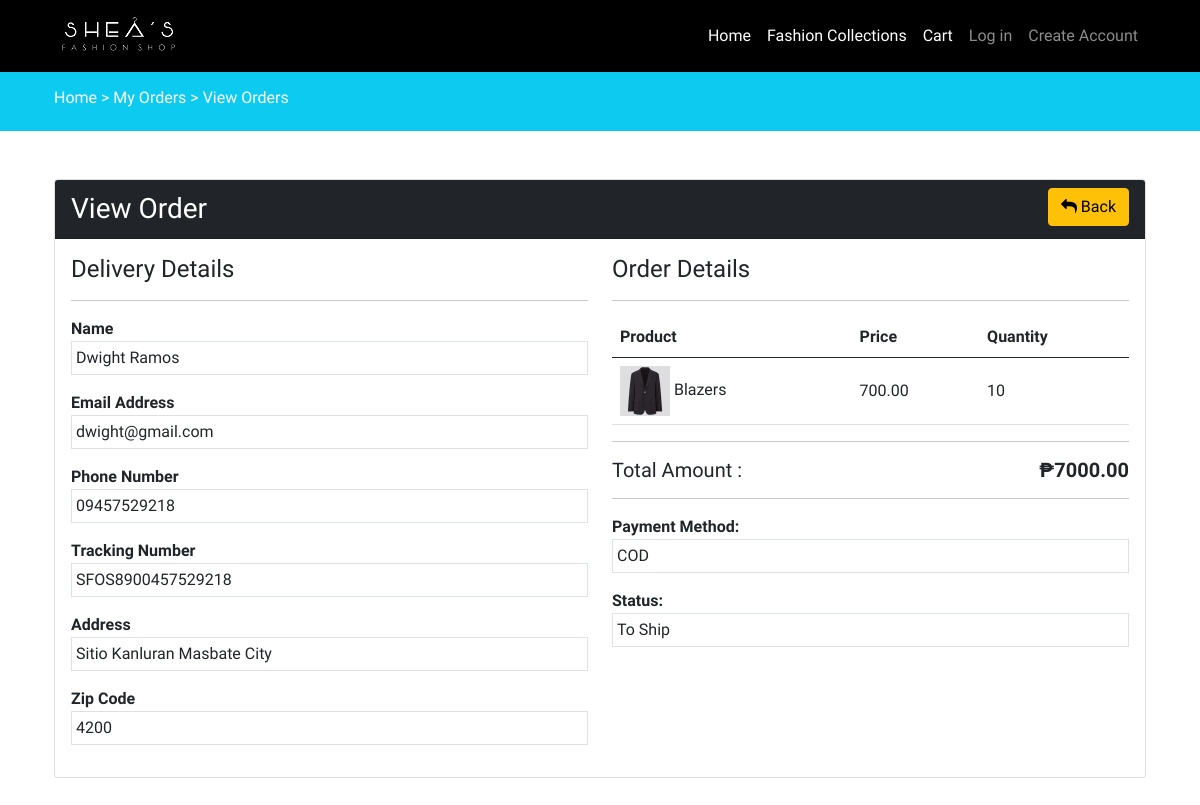
The page /view-order.php?trackingnumber=SFOS8900457529218 (signed in) on the database its author committed.
### tables this page shows
CREATE TABLE `orders` (
  `id` int(11) NOT NULL,
  `tracking_no` varchar(200) NOT NULL,
  `cust_id` int(200) NOT NULL,
  `name` varchar(200) NOT NULL,
  `email` varchar(200) NOT NULL,
  `phone` varchar(200) NOT NULL,
  `address` mediumtext NOT NULL,
  `postalcode` int(200) NOT NULL,
  `total_price` int(200) NOT NULL,
  `payment_mode` varchar(200) NOT NULL,
  `payment_id` varchar(200) DEFAULT NULL,
  `status` tinyint(4) NOT NULL DEFAULT 0,
  `comments` varchar(255) DEFAULT NULL,
  `created_at` timestamp NOT NULL DEFAULT current_timestamp()
);

CREATE TABLE `tblproducts` (
  `id` int(11) NOT NULL,
  `category_id` int(11) NOT NULL,
  `name` varchar(200) NOT NULL,
  `tag_name` varchar(200) NOT NULL,
  `description` mediumtext NOT NULL,
  `original_price` varchar(15) NOT NULL,
  `selling_price` varchar(15) NOT NULL,
  `image` varchar(200) NOT NULL,
  `qty` int(15) NOT NULL,
  `status` tinyint(10) NOT NULL,
  `topsales` tinyint(10) NOT NULL,
  `created_at` timestamp NOT NULL DEFAULT current_timestamp()
);

CREATE TABLE `order_items` (
  `id` int(11) NOT NULL,
  `order_id` varchar(200) NOT NULL,
  `prod_id` varchar(200) NOT NULL,
  `qty` int(200) NOT NULL,
  `price` varchar(200) NOT NULL,
  `created_at` timestamp NOT NULL DEFAULT current_timestamp()
);

### functions/userfunctions.php (called while the page is built, shortened)
<?php
include('config/dbcon.php');
function checkingTrackingNoValid($trackingNo)
{
    global $con;
    $custId = $_SESSION['auth_user']['cust_id'];
    $query = "SELECT * FROM orders WHERE tracking_no='$trackingNo' AND cust_id='$custId' ";
    return mysqli_query($con, $query);
}
?>

### view-order.php (the view, shortened to what this page needs)
<?php
include("userpanel/includes/header.php");
include("functions/userfunctions.php");
if(isset($_GET['trackingnumber']))
{
    $tracking_no = $_GET['trackingnumber'];
    $orderData = checkingTrackingNoValid($tracking_no);
        ?>
        <?php
}
else{
    ?>
        <h4>Something Went Wrong</h4>
    <?php
    die();
}
$order_data = mysqli_fetch_array($orderData);
?>
<div class="py-3 bg-info">
    <div class="container">
        <h6 class="text-white">
            <a href="index.php" class="text-white" style="text-decoration: none;">
                Home >
            </a>
            <a href="myorders.php" class="text-white" style="text-decoration: none;">
                My Orders >
            </a>
            <a href="#" class="text-white" style="text-decoration: none;">
                View Orders
            </a>
        </h6>
    </div>
</div>
<div class="py-5">
    <div class="container">
        <div class="">
            <div class = "row">
                <div class="col-md-12">
                    <div class="card">
                        <div class="card-header bg-dark">
                            <span class="text-white fs-3">View Order</span>
                            <a href="myorders.php" class="btn btn-warning float-end"><i class="fa fa-reply"></i> Back</a>
                        </div>
                        <div class="card-body">
                            <div class="row">
                                <div class="col-md-6">
                                    <h4>Delivery Details</h4>
                                    <hr>
                                    <div class="row">
                                        <div class="col-md-12 mb-3">
                                            <label class="fw-bold">Name</label>
                                            <div class="border p-1">
                                                <?= $order_data['name']; ?>
                                            </div>
                                        </div>
                                        <div class="col-md-12 mb-3">
                                            <label class="fw-bold">Email Address</label>
                                            <div class="border p-1">
                                                <?= $order_data['email']; ?>
                                            </div>
                                        </div>
                                        <div class="col-md-12 mb-3">
                                            <label class="fw-bold">Phone Number</label>
                                            <div class="border p-1">
                                                <?= $order_data['phone']; ?>
                                            </div>
                                        </div>
                                        <div class="col-md-12 mb-3">
                                            <label class="fw-bold">Tracking Number</label>
                                            <div class="border p-1">
                                                <?= $order_data['tracking_no']; ?>
                                            </div>
                                        </div>
                                        <div class="col-md-12 mb-3">
                                            <label class="fw-bold">Address</label>
                                            <div class="border p-1">
                                                <?= $order_data['address']; ?>
                                            </div>
                                        </div>
                                        <div class="col-md-12 mb-3">
                                            <label class="fw-bold">Zip Code</label>
                                            <div class="border p-1">
                                                <?= $order_data['postalcode']; ?>
                                            </div>
                                        </div>
                                    </div>
                                </div>
                                <div class="col-md-6">
                                    <h4>Order Details</h4>
                                    <hr>
                                    <table class="table">
                                        <thead>
                                            <tr>
                                                <th>Product</th>
                                                <th>Price</th>
                                                <th>Quantity</th>
                                            </tr>
                                        </thead>
                                        <tbody>
                                            <?php
                                                $custId = $_SESSION['auth_user']['cust_id'];
                                                $order_query = "SELECT o.id as oid, o.tracking_no, o.cust_id, oi.*, oi.qty as orderqty, p.* FROM orders o, order_items oi,
                                                    tblproducts p WHERE o.cust_id='$custId' AND oi.order_id=o.id AND p.id=oi.prod_id
                                                    AND o.tracking_no='$tracking_no' ";
                                                $order_query_run = mysqli_query($con, $order_query);
                                                if(mysqli_num_rows($order_query_run) > 0)
                                                {
                                                    foreach ($order_query_run as $item) {
                                                        ?>
                                                            <tr>
                                                                <td class="align-middle">
                                                                    <img src="products/<?= $item['image']; ?>" width="50px" height="50px" alt="<?= $item['name']; ?>">
                                                                    <?= $item['name']; ?>
                                                                </td>
                                                                <td class="align-middle">
                                                                    <?= $item['price']; ?>
                                                                </td>
                                                                <td class="align-middle">
                                                                    <?= $item['orderqty']; ?>
                                                                </td>
                                                            </tr>
                                                        <?php
                                                    }
                                                }
                                            ?>
                                        </tbody>
                                    </table>
                                    <hr>
                                    <h5>Total Amount : <span class="float-end fw-bold">₱<?= $order_data['total_price']; ?>.00</span></h5>
                                    <hr>
                                    <label class="fw-bold">Payment Method: </label>
                                    <div class="border p-1 mb-3">
                                        <?= $order_data['payment_mode'] ?>
                                    </div>
                                    <label class="fw-bold">Status: </label>
                                    <div class="border p-1 mb-3">
                                        <?php
                                            if($order_data['status'] == 0)
                                            {
                                                echo "To Ship";
                                            }else if($order_data['status'] == 1)
                                            {
                                                echo "To Received";
                                            }else if($order_data['status'] == 2){
                                                echo "Completed";
                                            }else if($order_data['status'] == 3){
                                                echo "Cancelled";
                                            }
                                        ?>
                                    </div>
                                </div>
                            </div>
                        </div>
                    </div>
                </div>
            </div>
        </div>
    </div>
</div>
<?php include("userpanel/includes/footer.php"); ?>

### userpanel/includes/header.php (shortened to what this page needs)
<!doctype html>
<html lang="en">
  <head>
    <link href="https://cdn.jsdelivr.net/npm/bootstrap@5.2.2/dist/css/bootstrap.min.css" rel="stylesheet">
    <link rel="stylesheet" href="design/custom.css" >
    <link href="userpanel/assets/css/owl.theme.default.min.css" rel="stylesheet">
    <link href="userpanel/assets/css/owl.carousel.css" rel="stylesheet">
    <link rel="stylesheet" href="https://cdnjs.cloudflare.com/ajax/libs/font-awesome/5.15.4/css/all.min.css" />
    <link rel="stylesheet" href="https://cdnjs.cloudflare.com/ajax/libs/font-awesome/4.7.0/css/font-awesome.css" />
    <link rel="stylesheet" href="//cdn.jsdelivr.net/npm/alertifyjs@1.13.1/build/css/alertify.min.css"/>
    <link rel="stylesheet" href="//cdn.jsdelivr.net/npm/alertifyjs@1.13.1/build/css/themes/bootstrap.min.css"/>
  </head>
  <body>
  <?php include("userpanel/includes/navbar.php"); ?>

### userpanel/includes/navbar.php (shortened to what this page needs)
<nav class="navbar navbar-expand-lg navbar-dark sticky-top" style="background-color: black;">
  <div class="container">
    <a class="navbar-brand" href="adminlogin1.php"><img src="img/logo2.png" alt="Shea's Fashion Online Shop"></a>
    <div class="collapse navbar-collapse" id="navbarNavDropdown">
      <ul class="navbar-nav ms-auto">
        <li class="nav-item">
          <a class="nav-link active" aria-current="page" href="index.php">Home</a>
        </li>
          <li class="nav-item">
            <a class="nav-link active" aria-current="page" href="categories.php">Fashion Collections</a>
            </li>
            <li class="nav-item">
            <a class="nav-link active" aria-current="page" href="cart.php"></span>Cart</a>
            </li>
        <?php
          if(isset($_SESSION['auth']))
          {
            ?>
            <li class="nav-item dropdown">
          <a class="nav-link dropdown-toggle" href="#" id="navbarDropdownMenuLink" role="button" data-bs-toggle="dropdown" aria-expanded="false">Welcome
            <?php echo $_SESSION['auth_user']['name']; ?>
          </a>
          <ul class="dropdown-menu" aria-labelledby="navbarDropdownMenuLink">
            <li><a class="dropdown-item" href="logout.php">Logout</a></li>
          </ul>
        </li>
            <?php
          }
          else{
            ?>
            <li class="nav-item">
            <a class="nav-link" href="login.php">Log in</a>
            </li>
            <li class="nav-item">
            <a class="nav-link" href="registration.php">Create Account</a>
          </li>
            <?php
          }
        ?>
      </ul>
    </div>
  </div>
</nav>

### userpanel/includes/footer.php (shortened to what this page needs)
  </body>
</html>

### design/custom.css (style rules this page uses)
* { font-family: 'Rajdhani'; }
.py-3 { color: #4E4646; }

### userpanel/includes/navbar.php (style rules this page uses)
* { font-family: 'Rajdhani'; }

### rows shown on the page
orders: name "Dwight Ramos", email "dwight@gmail.com", phone "09457529218", tracking_no "SFOS8900457529218", address "Sitio Kanluran Masbate City", postalcode "4200", tblproducts.image (picture), tblproducts.name "Blazers", order_items.price "700.00", order_items.qty "10", total_price "7000", payment_mode "COD"
